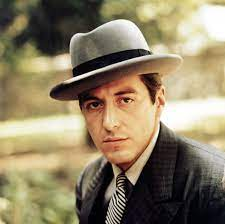
#> input picture alpacino.jpeg, 225 x 224 px
$ jupyter execute project1.ipynb
#> lines starting #> are read from the running program, lines starting #| are printed output that depends on the picture
[cell 1]
import cv2
import matplotlib.pyplot as plt
# Open the image
img = cv2.imread('alpacino.jpeg')
#> img is the input picture: shape (224, 225, 3); mean B, G, R 101.6, 129.3, 142.4

plt.figure()
plt.title('Al Pacino')
plt.imshow(img, cmap='gray')

# Apply Canny
edges = cv2.Canny(img, 100, 200, 3, L2gradient=True)
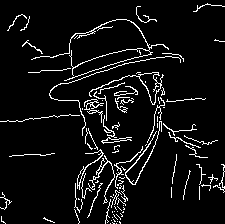
#> edges: shape (224, 225); 6.7% white in thin lines or dots
plt.figure()
plt.title('Al Pacino')
plt.imsave('result_alpacino.png', edges, cmap='gray', format='png')
plt.imshow(edges, cmap='gray')
plt.show()
